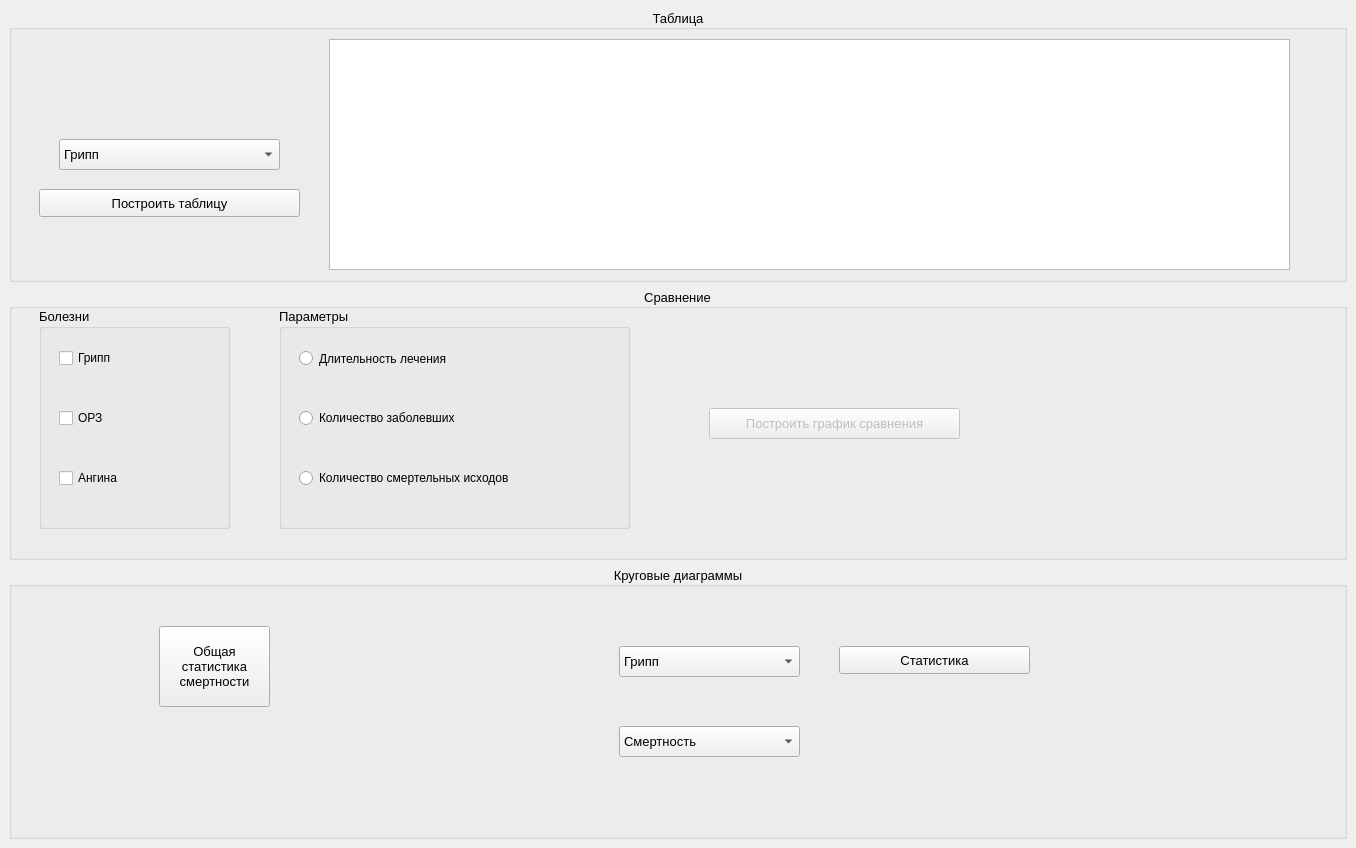
<?xml version="1.0" encoding="UTF-8"?>
<ui version="4.0">
 <class>MainWindow</class>
 <widget class="QMainWindow" name="MainWindow">
  <property name="geometry">
   <rect>
    <x>0</x>
    <y>0</y>
    <width>1356</width>
    <height>848</height>
   </rect>
  </property>
  <property name="windowTitle">
   <string>MainWindow</string>
  </property>
  <widget class="QWidget" name="centralwidget">
   <layout class="QVBoxLayout" name="verticalLayout">
    <item>
     <widget class="QGroupBox" name="groupTable">
      <property name="font">
       <font>
        <pointsize>10</pointsize>
       </font>
      </property>
      <property name="title">
       <string>Таблица</string>
      </property>
      <property name="alignment">
       <set>Qt::AlignCenter</set>
      </property>
      <property name="flat">
       <bool>false</bool>
      </property>
      <property name="checkable">
       <bool>false</bool>
      </property>
      <widget class="QTableWidget" name="mainTable">
       <property name="geometry">
        <rect>
         <x>320</x>
         <y>30</y>
         <width>961</width>
         <height>231</height>
        </rect>
       </property>
      </widget>
      <widget class="QComboBox" name="illnesCombo">
       <property name="geometry">
        <rect>
         <x>50</x>
         <y>130</y>
         <width>221</width>
         <height>31</height>
        </rect>
       </property>
       <item>
        <property name="text">
         <string>Грипп</string>
        </property>
       </item>
       <item>
        <property name="text">
         <string>ОРЗ</string>
        </property>
       </item>
       <item>
        <property name="text">
         <string>Ангина</string>
        </property>
       </item>
      </widget>
      <widget class="QPushButton" name="createTable">
       <property name="geometry">
        <rect>
         <x>30</x>
         <y>180</y>
         <width>261</width>
         <height>28</height>
        </rect>
       </property>
       <property name="text">
        <string>Построить таблицу</string>
       </property>
      </widget>
     </widget>
    </item>
    <item>
     <widget class="QGroupBox" name="groupCompare">
      <property name="font">
       <font>
        <pointsize>10</pointsize>
       </font>
      </property>
      <property name="title">
       <string>Сравнение</string>
      </property>
      <property name="alignment">
       <set>Qt::AlignCenter</set>
      </property>
      <widget class="QGroupBox" name="groupIllness">
       <property name="geometry">
        <rect>
         <x>30</x>
         <y>20</y>
         <width>191</width>
         <height>221</height>
        </rect>
       </property>
       <property name="title">
        <string>Болезни</string>
       </property>
       <widget class="QCheckBox" name="ariCheck">
        <property name="geometry">
         <rect>
          <x>20</x>
          <y>100</y>
          <width>81</width>
          <height>20</height>
         </rect>
        </property>
        <property name="font">
         <font>
          <pointsize>9</pointsize>
         </font>
        </property>
        <property name="text">
         <string>ОРЗ</string>
        </property>
       </widget>
       <widget class="QCheckBox" name="anginaCheck">
        <property name="geometry">
         <rect>
          <x>20</x>
          <y>160</y>
          <width>81</width>
          <height>20</height>
         </rect>
        </property>
        <property name="font">
         <font>
          <pointsize>9</pointsize>
         </font>
        </property>
        <property name="text">
         <string>Ангина</string>
        </property>
       </widget>
       <widget class="QCheckBox" name="fluCheck">
        <property name="geometry">
         <rect>
          <x>20</x>
          <y>40</y>
          <width>81</width>
          <height>20</height>
         </rect>
        </property>
        <property name="font">
         <font>
          <pointsize>9</pointsize>
         </font>
        </property>
        <property name="text">
         <string>Грипп</string>
        </property>
       </widget>
      </widget>
      <widget class="QGroupBox" name="groupParams">
       <property name="geometry">
        <rect>
         <x>270</x>
         <y>20</y>
         <width>351</width>
         <height>221</height>
        </rect>
       </property>
       <property name="title">
        <string>Параметры</string>
       </property>
       <widget class="QRadioButton" name="timeRadio">
        <property name="geometry">
         <rect>
          <x>20</x>
          <y>40</y>
          <width>221</width>
          <height>21</height>
         </rect>
        </property>
        <property name="font">
         <font>
          <pointsize>9</pointsize>
         </font>
        </property>
        <property name="text">
         <string>Длительность лечения</string>
        </property>
       </widget>
       <widget class="QRadioButton" name="sickRadio">
        <property name="geometry">
         <rect>
          <x>20</x>
          <y>100</y>
          <width>211</width>
          <height>20</height>
         </rect>
        </property>
        <property name="font">
         <font>
          <pointsize>9</pointsize>
         </font>
        </property>
        <property name="text">
         <string>Количество заболевших</string>
        </property>
       </widget>
       <widget class="QRadioButton" name="deathRadio">
        <property name="geometry">
         <rect>
          <x>20</x>
          <y>160</y>
          <width>281</width>
          <height>20</height>
         </rect>
        </property>
        <property name="font">
         <font>
          <pointsize>9</pointsize>
         </font>
        </property>
        <property name="text">
         <string>Количество смертельных исходов</string>
        </property>
       </widget>
      </widget>
      <widget class="QPushButton" name="createGraph">
       <property name="enabled">
        <bool>false</bool>
       </property>
       <property name="geometry">
        <rect>
         <x>700</x>
         <y>120</y>
         <width>251</width>
         <height>31</height>
        </rect>
       </property>
       <property name="text">
        <string>Построить график сравнения</string>
       </property>
      </widget>
     </widget>
    </item>
    <item>
     <widget class="QGroupBox" name="circleGroup">
      <property name="font">
       <font>
        <pointsize>10</pointsize>
       </font>
      </property>
      <property name="title">
       <string>Круговые диаграммы</string>
      </property>
      <property name="alignment">
       <set>Qt::AlignCenter</set>
      </property>
      <widget class="QPushButton" name="createCircle">
       <property name="geometry">
        <rect>
         <x>150</x>
         <y>60</y>
         <width>111</width>
         <height>81</height>
        </rect>
       </property>
       <property name="text">
        <string>Общая 
статистика 
смертности</string>
       </property>
       <property name="shortcut">
        <string/>
       </property>
       <property name="autoRepeat">
        <bool>false</bool>
       </property>
       <property name="default">
        <bool>false</bool>
       </property>
       <property name="flat">
        <bool>false</bool>
       </property>
      </widget>
      <widget class="QComboBox" name="circleCombo">
       <property name="geometry">
        <rect>
         <x>610</x>
         <y>80</y>
         <width>181</width>
         <height>31</height>
        </rect>
       </property>
       <item>
        <property name="text">
         <string>Грипп</string>
        </property>
       </item>
       <item>
        <property name="text">
         <string>ОРЗ</string>
        </property>
       </item>
       <item>
        <property name="text">
         <string>Ангина</string>
        </property>
       </item>
      </widget>
      <widget class="QPushButton" name="createIllnessCircle">
       <property name="geometry">
        <rect>
         <x>830</x>
         <y>80</y>
         <width>191</width>
         <height>28</height>
        </rect>
       </property>
       <property name="text">
        <string>Статистика</string>
       </property>
      </widget>
      <widget class="QComboBox" name="paramsCombo">
       <property name="geometry">
        <rect>
         <x>610</x>
         <y>160</y>
         <width>181</width>
         <height>31</height>
        </rect>
       </property>
       <item>
        <property name="text">
         <string>Смертность</string>
        </property>
       </item>
       <item>
        <property name="text">
         <string>Заболевания</string>
        </property>
       </item>
       <item>
        <property name="text">
         <string>Осложнения</string>
        </property>
       </item>
      </widget>
     </widget>
    </item>
   </layout>
  </widget>
 </widget>
 <resources/>
 <connections/>
</ui>
